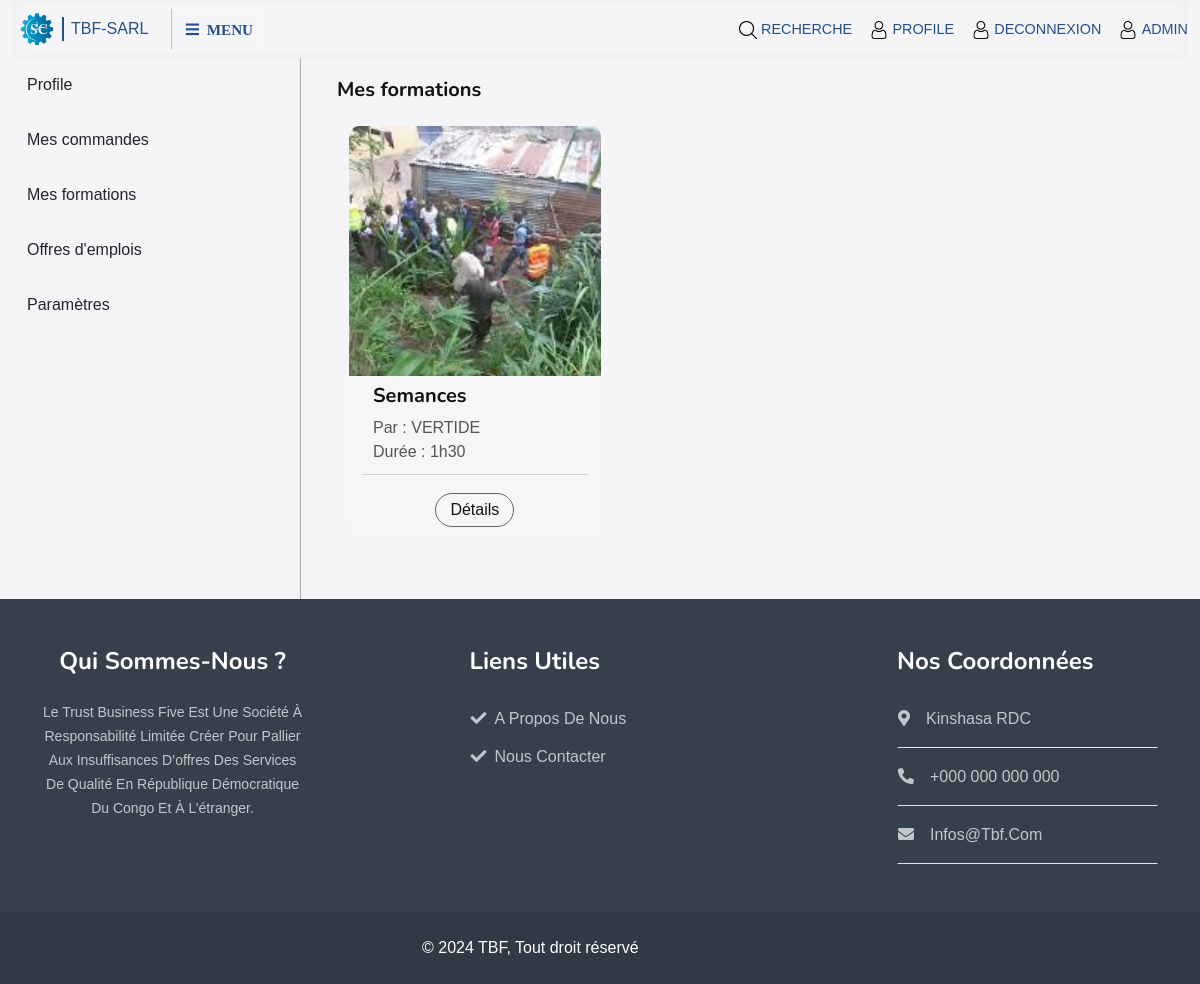
/accounts/formations/ (signed in), run on the app's committed database.
### back/models.py (models this page shows, shortened)
class Formation(models.Model):
    subject = models.ForeignKey(Subject, on_delete=models.SET_NULL, null=True)
    title = models.CharField(max_length=100)
    slug = models.SlugField(unique=True)
    image = models.ImageField(upload_to='formation/')
    description = models.TextField()
    avantage = models.TextField()
    certification = models.TextField()
    auteur = models.CharField(max_length=100)
    duree = models.CharField(max_length=100)
    prix = models.CharField(max_length=100)
    souscrire = models.ManyToManyField(User, blank=True)
    date = models.DateTimeField(auto_now_add=True)
    update = models.DateTimeField(auto_now=True)

### accounts/views.py (the view)
# urls.py: path('formations/', MesFormations, name='formations'),
@login_required
def MesFormations(request):
    current_user = request.user
    formations = current_user.formation_set.all()
    template_name = 'accounts/formations.html'
    context = {
        'formations': formations,
    }
    return render(request, template_name, context)

### templates/accounts/formations.html (shortened to what this page needs)
{% extends 'accounts/base_profile.html' %}
{% load static %}
{% block profile %}
                    <div class="container pb-5">
                        <div class="overflow-hidden">
                            <h5 class="mb-4">Mes formations</h5>
                        </div>
                        {% if formations %}
                        {% for formation in formations %}
                        <div class="row m-0">
                            <div class="col-lg-4 col-md-6 mb-3 blog-item wow fadeInUp" data-wow-delay=".6s">
                                <img src="{{formation.image.url}}" class="rounded-top" alt="{{formation.title}}">
                                 <div class="rounded-bottom bg-light">
                                    <div class="px-4 pb-0 py-2">
                                        <h5>{{formation.title}}</h5>
                                        <span>Par : {{formation.auteur}}</span> <br>
                                        <span>Durée : {{formation.duree}}</span>
                                    </div>
                                    <hr>
                                    <div class="p-4 py-2 text-center blog-btn">
                                        <a href="" type="button" class="text-dark">Détails</a>
                                    </div>
                                </div>
                            </div>
                        </div>
                        {% endfor %}
                        {% else %}
                        <h4 class="text-muted">Vous n'avez souscrit à aucune formation</h4>
                        {% endif %}
                    </div>
{% endblock %}

### static/css/css-files.css (style rules this page uses)
html, body { box-sizing: border-box; overflow-x: hidden; background-color: #f5f5f8; }
.blog-item hr { width: 90%; margin: 10px auto; }
.blog-item .blog-btn a { border: 1px solid #666; border-radius: 20px; padding: 4px 14px; }
.blog-item img { width: 100%; height: 250px; object-fit: cover; -o-object-fit: cover; }

### data on the page
Formation: image (picture), title "Semances", auteur "VERTIDE", duree "1h30"
